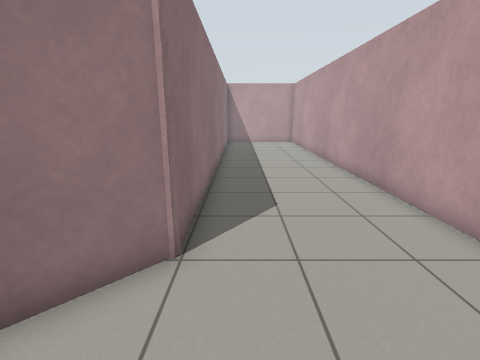
view 1 (above)

13 first-person views from a walk through a Gazebo world. The camera is 1.2 m above the floor, tilts 14° down and sees 85° across. The floor is counted in squares, 0.5 m on a side. Each view is taken from the middle of a square. On the plan, view 1 faces up. The plan holds only what a view shows up to about 17 squares ahead; the rest is blank. The place goes on beyond the plan.

view 2
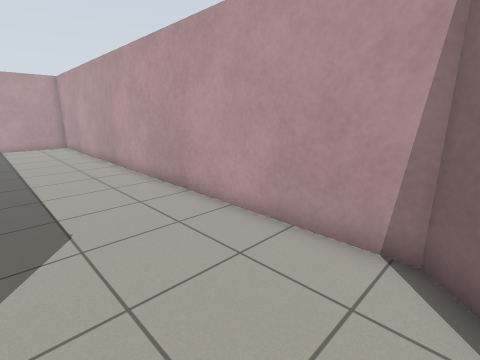

view 3
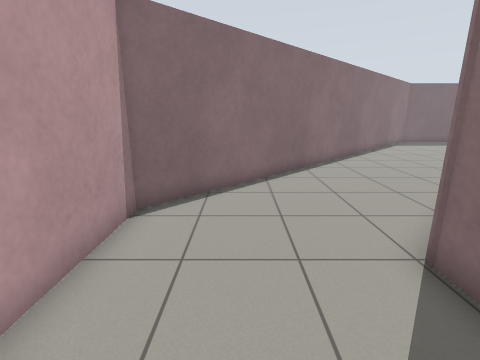

view 4
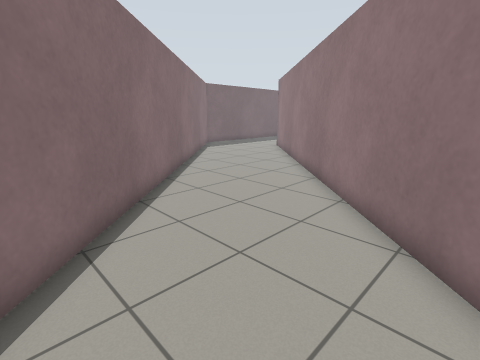

view 5
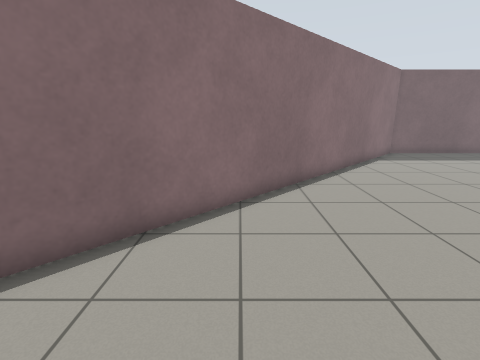

view 6
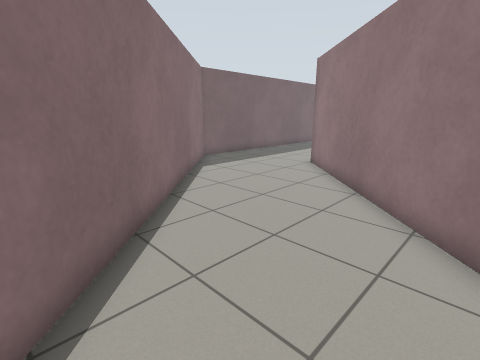

view 7
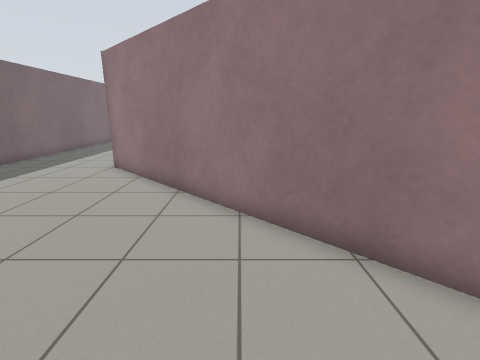

view 8
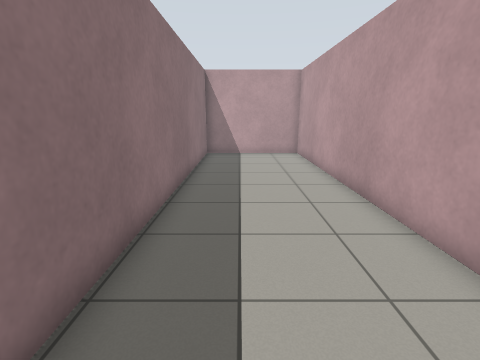

view 9
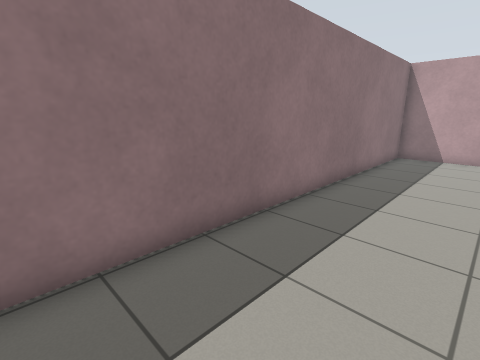

view 10
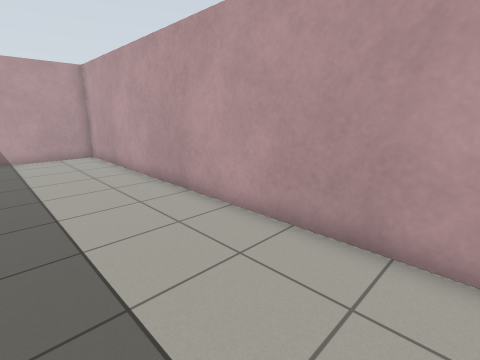

view 11
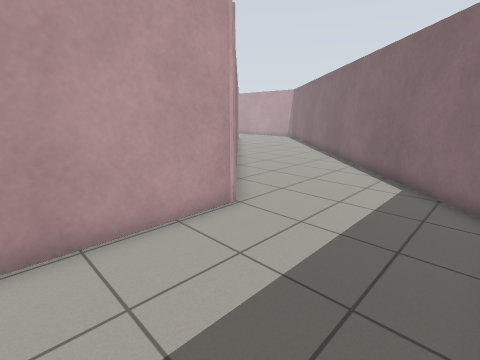

view 12
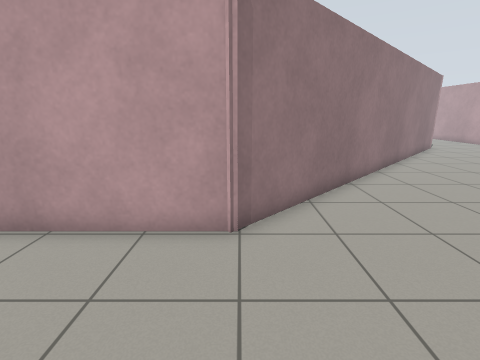

view 13
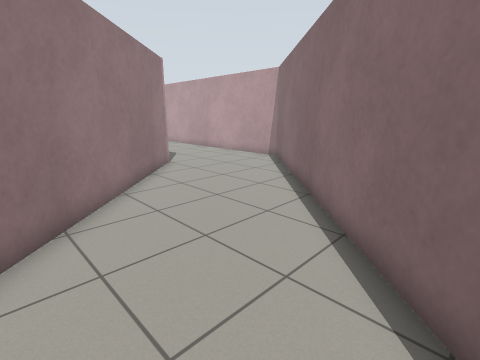

### Floor plan
Points are (right, up) in squares from view 1. A wall is a line through its corners. A room is listed if a view was taken in it or the views show most of it. See-through windows are left out.
Room 1 (views 1, 2, 3, 4, 5, 6, 7, 8, 9, 10, 11, 12, 13)
walls: (-20.5, -15.7) (-12.6, -15.7) (4.7, 1.6) (4.7, 23.7) (-1.1, 23.7) (-1.1, 4.1) (-15.1, -9.9) (-20.1, -9.9)

Where each view was taken, in squares from view 1:
view 1: 0 up, 0 right, facing up
view 2: 1 up, 0 right, facing up-right
view 3: 8 up, 2 right, facing down
view 4: 3 up, 2 right, facing down-left
view 5: 1 up, 3 left, facing down
view 6: 3 down, 3 left, facing down-left
view 7: 4 down, 3 left, facing left
view 8: 7 up, 1 right, facing up
view 9: 7 up, 3 right, facing up-left
view 10: 7 up, 0 right, facing up-right
view 11: 15 down, 20 left, facing up-right
view 12: 15 down, 15 left, facing up
view 13: 8 down, 8 left, facing up-right
